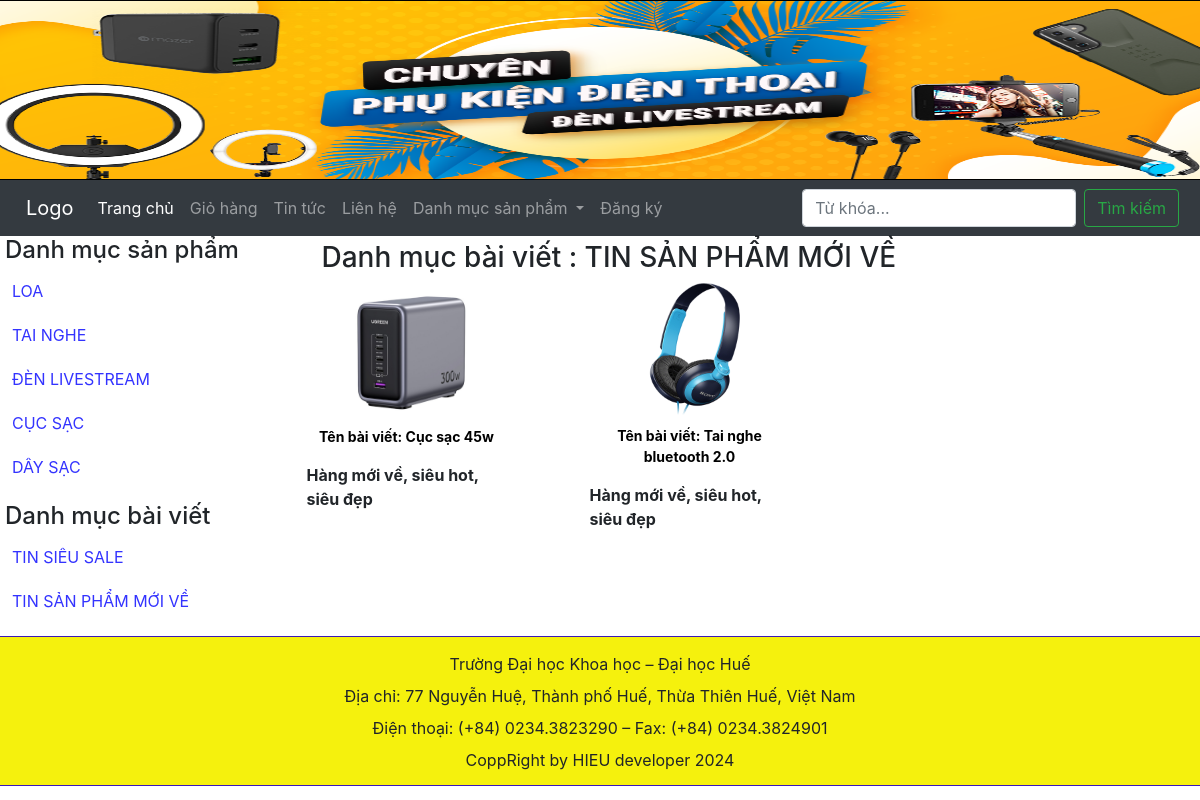
The page /pages/index.php?quanly=danhmucbaiviet&id=4 on the database its author committed.
### tables this page shows
CREATE TABLE `tbl_danhmuc` (
  `id_danhmuc` int(11) NOT NULL,
  `tendanhmuc` varchar(100) NOT NULL,
  `thutu` int(11) NOT NULL
);

CREATE TABLE `tbl_danhmucbaiviet` (
  `id_baiviet` int(11) NOT NULL,
  `tendanhmuc_baiviet` varchar(255) NOT NULL,
  `thutu` int(11) NOT NULL
);

CREATE TABLE `tbl_baiviet` (
  `id` int(11) NOT NULL,
  `tenbaiviet` varchar(255) NOT NULL,
  `tomtat` mediumtext NOT NULL,
  `noidung` longtext NOT NULL,
  `id_danhmuc` int(11) NOT NULL,
  `tinhtrang` int(11) NOT NULL,
  `hinhanh` varchar(255) NOT NULL
);

### pages/menu.php (the view, shortened to what this page needs)
<nav class="navbar navbar-expand-lg navbar-dark bg-dark" style="width:100%">
  <a class="navbar-brand" href="index.php">Logo</a>
  <div class="collapse navbar-collapse" id="navbarSupportedContent">
    <ul class="navbar-nav mr-auto">
      <li class="nav-item active">
        <a class="nav-link" href="index.php">Trang chủ <span class="sr-only">(current)</span></a>
      </li>
      <li class="nav-item">
        <a class="nav-link" href="index.php?quanly=giohang">Giỏ hàng</a>
      </li>
      <li class="nav-item"><a class="nav-link" href="index.php?quanly=tintuc">Tin tức</a></li>
      <li class="nav-item"><a class="nav-link" href="index.php?quanly=lienhe">Liên hệ</a></li>
      <li class="nav-item dropdown">
        <a class="nav-link dropdown-toggle" href="#" role="button" data-toggle="dropdown" aria-expanded="false">
          Danh mục sản phẩm
        </a>
      </li>
      <?php
            if(isset($_SESSION['dangky'])){
        ?>
        <li class="nav-item"><a class="nav-link" href="index.php?dangxuat=1">Đăng xuất</a></li>
        <li class="nav-item"><a class="nav-link" href="index.php?quanly=thaydoimatkhau">Thay đổi mật khẩu</a></li>
        <li class="nav-item"><a class="nav-link" href="index.php?quanly=lichsudonhang">Lịch sử đơn hàng</a></li>
        <?php
            } else {
        ?>
        <li class="nav-item"><a class="nav-link" href="index.php?quanly=dangky">Đăng ký</a></li>
        <?php
            }
        ?>
    </ul>
    <form class="form-inline my-2 my-lg-0" action="index.php?quanly=timkiem" style="margin-right: 20px;" method="POST">
      <input class="form-control mr-sm-2" type="search" placeholder="Từ khóa..." aria-label="Search" name="tukhoa">
      <button class="btn btn-outline-success my-2 my-sm-0" name="timkiem" type="submit">Tìm kiếm</button>
    </form>
  </div>
</nav>

### pages/sidebar/sidebar.php (shortened to what this page needs)
<h4>Danh mục sản phẩm</h4>
<ul class="list_sidebar">
    <?php
    $sql_danhmuc = "SELECT * FROM tbl_danhmuc ORDER BY id_danhmuc ASC";
    $query_danhmuc = mysqli_query($mysqli, $sql_danhmuc);
    if($query_danhmuc){
        while ($row = mysqli_fetch_array($query_danhmuc)) {
    ?>
    <li>
        <a href="index.php?quanly=danhmucsanpham&id=<?php echo $row['id_danhmuc'] ?>" style="text-transform: uppercase;">
            <?php echo $row['tendanhmuc'] ?>
        </a>
    </li>
    <?php
        }
    } else {
        echo "<li>Không có danh mục nào</li>";
    }
    ?>
</ul>
<h4>Danh mục bài viết</h4>
<ul class="list_sidebar">
    <?php
    $sql_danhmuc_bv = "SELECT * FROM tbl_danhmucbaiviet ORDER BY id_baiviet ASC";
    $query_danhmuc_bv = mysqli_query($mysqli, $sql_danhmuc_bv);
    if($query_danhmuc_bv){
        while ($row = mysqli_fetch_array($query_danhmuc_bv)) {
    ?>
    <li>
        <a href="index.php?quanly=danhmucbaiviet&id=<?php echo $row['id_baiviet'] ?>" style="text-transform: uppercase;">
            <?php echo $row['tendanhmuc_baiviet'] ?>
        </a>
    </li>
    <?php
        }
    } else {
        echo "<li>Không có danh mục bài viết nào</li>";
    }
    ?>
</ul>

### pages/main/danhmucbaiviet.php
<?php
    $sql_bv = "SELECT * FROM tbl_baiviet WHERE tbl_baiviet.id_danhmuc='$_GET[id]' ORDER BY id DESC";
    $query_bv = mysqli_query($mysqli,$sql_bv);
    $sql_cate = "SELECT * FROM tbl_danhmucbaiviet WHERE tbl_danhmucbaiviet.id_baiviet='$_GET[id]' LIMIT 1";
    $query_cate = mysqli_query($mysqli,$sql_cate);
    $row_title = mysqli_fetch_array($query_cate);
?>
<h3>Danh mục bài viết : <span style="text-align: center; text-transform: uppercase;"> <?php echo $row_title['tendanhmuc_baiviet'] ?></span></h3>
    <div class="row">
        <?php
        while($row_bv = mysqli_fetch_array($query_bv)){
        ?>
        <div class="col-md-3">
        <a href="index.php?quanly=baiviet&id=<?php echo $row_bv['id'] ?>">
            <img class="img img-responsive" width="100%" src="../admin/modules/quanlybaiviet/uploads/<?php echo $row_bv['hinhanh']; ?>" width="150px">
            <p class="title_product">Tên bài viết: <?php echo $row_bv['tenbaiviet'] ?></p>
        </a>
        <p style="margin: 10px;" class="title_product"><?php echo $row_bv['tomtat'] ?></p>
        </div>
        <?php
            }
        ?>
    </div>

### css/style.css (style rules this page uses)
body { margin: 0; padding: 0; }
ul.list_sidebar { padding: 0; list-style: none; width: 100%; line-height: 27px; margin-left: 15px; }
ul.list_sidebar li { margin: 7px; padding: 5px; width: 300px; }
ul.list_sidebar li a { text-decoration: none; text-align: left; color: #3333ff; display: block; }
.maincontent p { margin-left: 85px; }
p.title_product { text-align: center; color: #000; margin-top: 10px; font-size: 14px; font-weight: bold; width: 200px; }
.row h4 { width: 300px; margin-left: 20px; }
b, strong { font-weight: bolder; margin-left: 150px; }
.h3, h3 { margin-left: 150px; }
.col-md-3 { margin-left: 50px; }
.col-md-3 p { width: 200px; }
.col-md-3 img { margin-left: 90px; width: 200px; }
.title_product b, strong { margin-left: 0; }
.navbar-brand { margin-left: 25px; }

### rows shown on the page
tbl_danhmuc: tendanhmuc "LOA"
tbl_danhmuc: tendanhmuc "TAI NGHE"
tbl_danhmuc: tendanhmuc "ĐÈN LIVESTREAM"
tbl_danhmuc: tendanhmuc "CỤC SẠC"
tbl_danhmuc: tendanhmuc "DÂY SẠC"
tbl_danhmucbaiviet: tendanhmuc_baiviet "TIN SIÊU SALE"
tbl_danhmucbaiviet: tendanhmuc_baiviet "TIN SẢN PHẨM MỚI VỀ"
tbl_baiviet: hinhanh (picture), tenbaiviet "Cục sạc 45w", tomtat "Hàng mới về, siêu hot, siêu đẹp"
tbl_baiviet: hinhanh (picture), tenbaiviet "Tai nghe bluetooth 2.0", tomtat "Hàng mới về, siêu hot, siêu đẹp"
